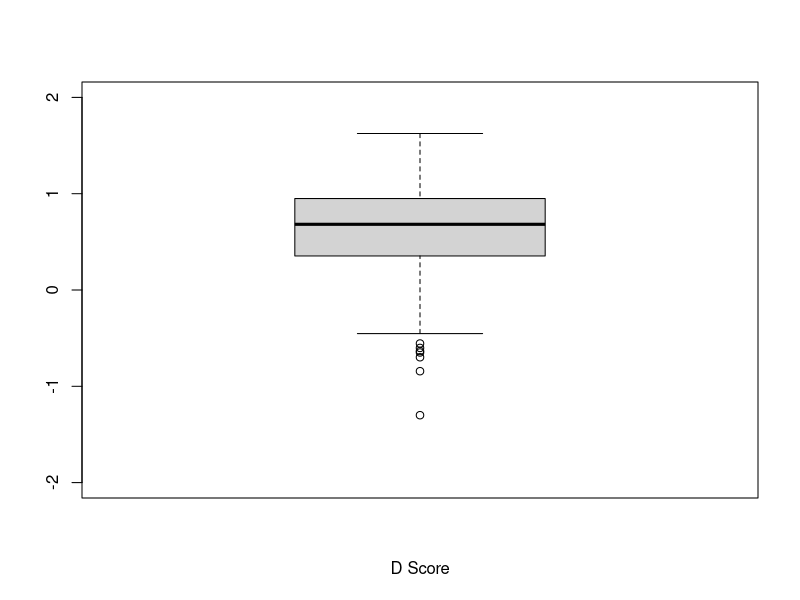

The R script that drew this image:
## ---- chunk 1
knitr::opts_chunk$set(echo = TRUE)
## ---- chunk 2
library(tidyverse)
dataset <- read_csv("data/iat_raw.csv", show_col_types = FALSE)
## ---- chunk 3
dataset <- subset(dataset, select = c(
  "private.id",
  "condition",
  "trial.num",
  "reaction.time",
  "correct",
  "block"
))
## ---- chunk 4
step4 <- subset(dataset, `reaction.time` <= 10000)
## ---- chunk 5
library(knitr)
kable(subset(dataset, `reaction.time` > 10000), caption = "Filtered data")
## ---- chunk 6
trial_counts <- step4 %>% 
  count(`private.id`, name="total")
## ---- chunk 7
too_fast_trials <- step4 %>% 
  group_by(`private.id`) %>% 
  filter(`reaction.time` < 300) %>% 
  count(`private.id`, name="too_fast")
## ---- chunk 8
under_latency_threshold <- inner_join(trial_counts, too_fast_trials, by = join_by(`private.id`)) %>% 
  mutate(percent_too_fast = too_fast / total * 100) %>% 
  filter(percent_too_fast > 10)
## ---- chunk 9
step5 <- anti_join(step4, under_latency_threshold, by = join_by(`private.id`))
## ---- chunk 10
training_blocks <- subset(step5, block %in% c("A1", "B1"))
training_blocks

# Group the data by participants AND blocks
training_blocks %>% group_by(`private.id`, block) -> participants_by_training_blocks
participants_by_training_blocks

# Get each participant/block/trial combination that had an incorrect response
participants_by_training_blocks %>% filter(duplicated(`trial.num`)) %>% distinct(`private.id`, `trial.num`, block, .keep_all = TRUE) -> training_errors
training_errors

# Remove all trials that were ever incorrect, *including* their corrected responses
anti_join(participants_by_training_blocks, training_errors, by = join_by(`private.id`, `trial.num`, block)) -> training_only_correct
training_only_correct

test_blocks <- subset(step5, block %in% c("A2", "B2"))
test_blocks

# Group the data by participants AND blocks
test_blocks %>% group_by(`private.id`, block) -> participants_by_test_blocks
participants_by_test_blocks

test_blocks %>% filter(correct == 0) -> test_errors
test_errors

anti_join(participants_by_test_blocks, test_errors, by = join_by(`private.id`, `trial.num`, block)) -> test_only_correct
test_only_correct

all_only_correct <- rbind(training_only_correct, test_only_correct)
all_only_correct

error_penalties <- all_only_correct %>% group_by(`private.id`, block) %>% summarise(error_penalty = mean(`reaction.time`) + (2 * sd(`reaction.time`)))
error_penalties

# Apply the error penalty to training block data
left_join(training_errors, error_penalties, by = join_by(`private.id`, block)) %>% subset(select = -`reaction.time`) %>% rename(`reaction.time` = error_penalty) -> training_errors_recalculated
training_errors_recalculated

# Apply the error penalty to test data
left_join(test_errors, error_penalties, by = join_by(`private.id`, block)) %>% subset(select = -`reaction.time`) %>% rename(`reaction.time` = error_penalty) -> test_errors_recalculated
test_errors_recalculated

all_only_correct <- rbind(all_only_correct, training_errors_recalculated)
all_only_correct <- rbind(all_only_correct, test_errors_recalculated)

step6 <- all_only_correct

## ---- chunk 11
mean_latency_per_block <- step6 %>% group_by(`private.id`, block) %>% summarise(mean_reaction_time = mean(`reaction.time`))
mean_latency_per_block
## ---- chunk 12
# Calculate difference between mean latency of B1 and A1
a1_mean_latency <- mean_latency_per_block %>% filter(block %in% "A1") %>% rename(a1 = mean_reaction_time)
b1_mean_latency <- mean_latency_per_block %>% filter(block %in% "B1") %>% rename(b1 = mean_reaction_time)
b1_a1_difference <- left_join(a1_mean_latency, b1_mean_latency, by = join_by(`private.id`)) %>% mutate(b1_a1_difference = b1 - a1) %>% subset(select = c(`private.id`, b1_a1_difference))

# Calculate difference between mean latency of B2 and A2
a2_mean_latency <- mean_latency_per_block %>% filter(block %in% "A2") %>% rename(a2 = mean_reaction_time)
b2_mean_latency <- mean_latency_per_block %>% filter(block %in% "B2") %>% rename(b2 = mean_reaction_time)
b2_a2_difference <- left_join(a2_mean_latency, b2_mean_latency, by = join_by(`private.id`)) %>% mutate(b2_a2_difference = b2 - a2) %>% subset(select = c(`private.id`, b2_a2_difference))

# Join in one table on participant ID
mean_latency_differences <- left_join(b1_a1_difference, b2_a2_difference)
mean_latency_differences
## ---- chunk 13
participant_stats_per_block <- step6 %>% group_by(`private.id`, block) %>% summarise(mean = mean(`reaction.time`), sd = sd(`reaction.time`), count = n())
a1_stats <- participant_stats_per_block %>% filter(block %in% "A1") %>% rename(a1_mean = mean, a1_sd = sd, a1_count = count) %>% subset(select = -c(block))
a2_stats <- participant_stats_per_block %>% filter(block %in% "A2") %>% rename(a2_mean = mean, a2_sd = sd, a2_count = count) %>% subset(select = -c(block))
b1_stats <- participant_stats_per_block %>% filter(block %in% "B1") %>% rename(b1_mean = mean, b1_sd = sd, b1_count = count) %>% subset(select = -c(block))
b2_stats <- participant_stats_per_block %>% filter(block %in% "B2") %>% rename(b2_mean = mean, b2_sd = sd, b2_count = count) %>% subset(select = -c(block))
all_stats <- left_join(left_join(left_join(a1_stats, a2_stats), b1_stats), b2_stats)

inclusive_sd <- mutate(
  all_stats,
  .keep = "none",
  sd1 = sqrt((((a1_count - 1) * a1_sd^2 + (b1_count - 1) * b1_sd^2) + ((a1_count + b1_count) * ((a1_mean - b1_mean)^2) / 4)) / (a1_count + b1_count - 1)),
  sd2 = sqrt((((a2_count - 1) * a2_sd^2 + (b2_count - 1) * b2_sd^2) + ((a2_count + b2_count) * ((a2_mean - b2_mean)^2) / 4)) / (a2_count + b2_count - 1))
)
## ---- chunk 14
step9 <- left_join(mean_latency_differences, inclusive_sd) %>% mutate(.keep = "none", x = b1_a1_difference / sd1, y = b2_a2_difference / sd2)
step9
## ---- chunk 15
step10 <- step9 %>% mutate(.keep = "none", result = (x + y) / 2) %>% arrange(desc(result))
step10
boxplot(data = step10, x=step10$result, xlab="D Score", ylim=c(-2, 2))
## ---- chunk 16
write.csv(step10, "data/iat_scores.csv")
